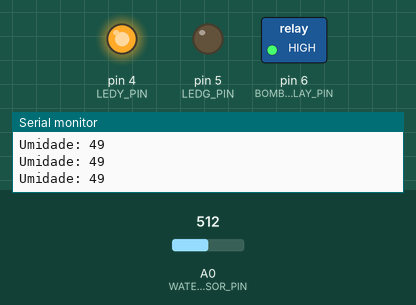
A sketch run on a simulated Arduino Uno, built with avr-gcc and run on an emulated ATmega328P. Shown: switched loads named in the sketch (green lamp = pin HIGH), output pins drawn as LEDs (lit = HIGH), the last lines printed to the serial monitor. The inputs (shaded band) are chosen by the test bench; at power-on: A0 (WATER_SENSOR_PIN) = 512.

Above: at 1.2 s.
1.3 s: A0 (WATER_SENSOR_PIN) set to 812
2.8 s: A0 (WATER_SENSOR_PIN) set to 841
At 2.88 s:
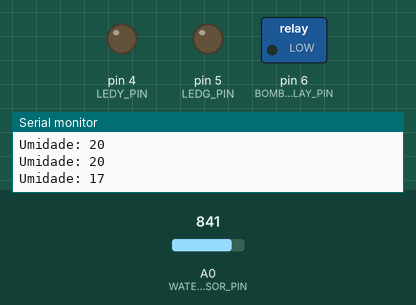
At 4.1 s:
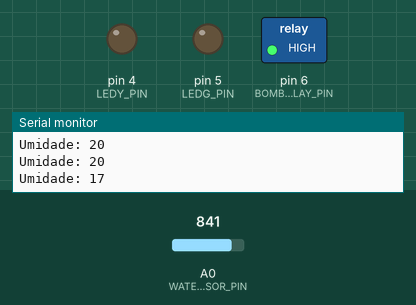
4.4 s: A0 (WATER_SENSOR_PIN) set to 795
7.4 s: A0 (WATER_SENSOR_PIN) set to 771
8.9 s: A0 (WATER_SENSOR_PIN) set to 325
11.9 s: A0 (WATER_SENSOR_PIN) set to 304
Timing chart, 0 to 14.4 s (numbered marks = the images above; inputs shaded):
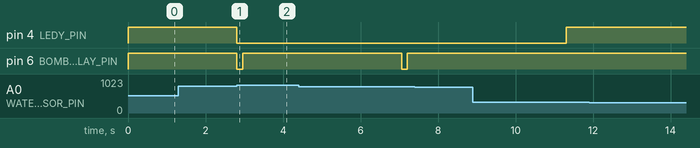

Measured:
- the behaviour switches between 828 and 829 on A0 (WATER_SENSOR_PIN) (found by bisection; images 0 and 1)
- after the input at 2.8 s, pin 4 (LEDY_PIN): HIGH → LOW at once; pin 6 (BOMB_RELAY_PIN): HIGH → LOW at once, → HIGH 0.15 s later
- after the input at 7.4 s, every drawn part: stays the same

The sketch:

rega-automatica.ino
```cpp
//
// Mapeamento de hardware
//

// Pino conectado ao sensor de umidade de solo
#define WATER_SENSOR_PIN A0

// Pinos dos leds de monitoramento
#define LEDG_PIN 5  // Verde
#define LEDY_PIN 4  // Amarelo
#define LEDR_PIN 3  // Vermelho

// Pino conectado ao relé reponsável por ativar a rega
#define BOMB_RELAY_PIN 6

//
// Percentuais de umidade, ajustar conforme a planta
//
//            RED      YELLOW     GREEN
// SECO 0% ........./........../.......... 100% ÚMIDO
//            REGA
//

#define HIGH_HUMIDITY 70    // Umidade alta
#define MEDIUM_HUMIDITY 20  // Umidade média

#define HUMIDITY_DELTA 2    // Intervalo para os estados mudarem

//
// Globais
//

// Valor da umidade lida pelo sensor
int wetValue = 0;

// Estdado do led, usando (1 VERDE), (2 AMARELO),       (3 VERMELHO)
// Estado da umidade      (1 UMIDO), (2 INTERMEDIÁRIO), (3 SECO)
int wetState = 1;

// Função para acionar a bomba de água
void activeBomb()
{
    digitalWrite(BOMB_RELAY_PIN, LOW);
    delay(150);

    digitalWrite(BOMB_RELAY_PIN, HIGH);
    delay(4000);
}

// Função para ler o estado atual do solo
// (1 UMIDO), (2 INTERMEDIÁRIO), (3 SECO)
int readSensor()
{
    if (wetValue > (HIGH_HUMIDITY + HUMIDITY_DELTA) && wetValue <= 100)
        return 1;

    if (wetValue > (MEDIUM_HUMIDITY + HUMIDITY_DELTA) && wetValue <= (HIGH_HUMIDITY - HUMIDITY_DELTA))
        return 2;

    if (wetValue > 0 && wetValue <= (MEDIUM_HUMIDITY - HUMIDITY_DELTA))
        return 3;

    return 0;
}

// Recebe um estado e aciona o led correspondente
// (1 VERDE), (2 AMARELO), (3 VERMELHO)
void upDateLeds(int led)
{
    digitalWrite(LEDG_PIN, LOW);
    digitalWrite(LEDY_PIN, LOW);
    digitalWrite(LEDR_PIN, LOW);

    switch (led)
    {
        case 1:
            digitalWrite(LEDG_PIN, HIGH);
            break;
        case 2:
            digitalWrite(LEDY_PIN, HIGH);
            break;
        case 3:
            digitalWrite(LEDR_PIN, HIGH);
            break;
    }
}

// Quando o arduino liga
void setup()
{
    // Inicia o comunicação serial com BaundRate 9600
    Serial.begin(9600);

    // Seta o modo de operação de cada pino
    pinMode(WATER_SENSOR_PIN, INPUT);
    pinMode(LEDG_PIN, OUTPUT);
    pinMode(LEDY_PIN, OUTPUT);
    pinMode(LEDG_PIN, OUTPUT);
    pinMode(BOMB_RELAY_PIN, OUTPUT);

    // Coloca o pino do relay em alto para desligar a bomba
    digitalWrite(BOMB_RELAY_PIN, HIGH);
}

void loop()
{
    // Realiza a leitura e converte para porcentagem o valor
    // lido no sensor
    wetValue = analogRead(WATER_SENSOR_PIN);
    wetValue = map(wetValue, 1023, 0, 0, 100); // 1023 -> 0% / 0 -> 100%

    Serial.print("Umidade: ");
    Serial.println(wetValue);

    // Verifica em qual estado a planta está
    int tempState = readSensor();

    // Se não estiver entre os deltas (Região duvidosa) atualiza o
    // estado, caso estiver nos deltas, conserva o estado anterior
    if (tempState != 0)
        wetState = tempState;

    // Atualiza os leds
    upDateLeds(wetState);

    // Caso estiver no SECO, rega a planta
    if (wetState == 3)
        activeBomb();

    delay(100);
}
```
